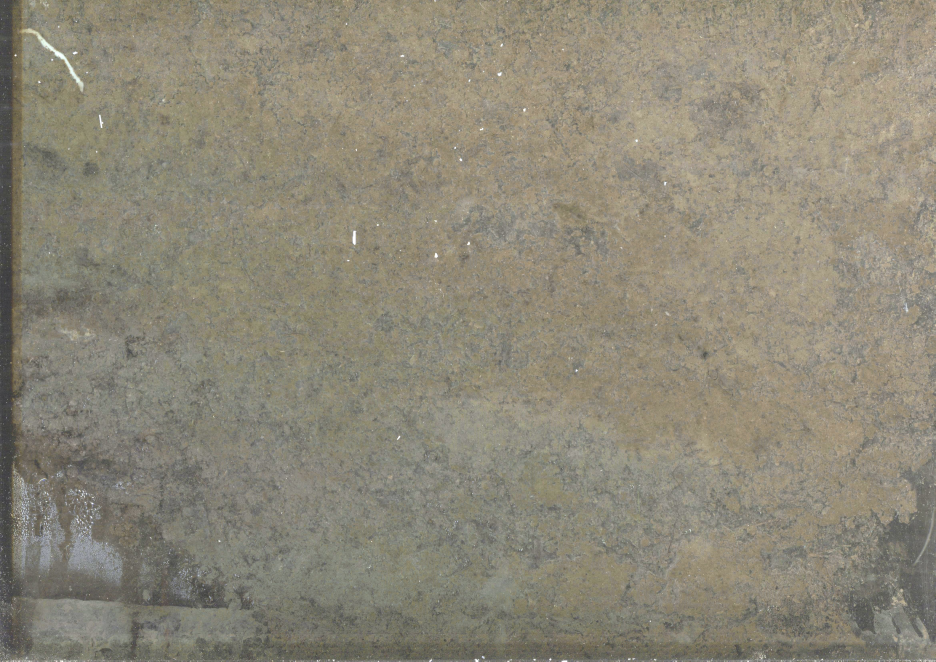
#> input picture sample_images/hydescan1_T001_L001_2018.07.23_033029_006_DYY.jpg, 4676 x 3306 px (shown at 1/5 size); its folder holds only this picture in this run
$ python -i fileWITHfunctions.py   (imports and definitions only)
#> lines starting #> are read from the running program, lines starting #| are printed output that depends on the picture; after the words box and inside, x2 and y2 are one past the last pixel; in counts of white or black regions, pixels touching at a corner belong together
# -*- coding: utf-8 -*-

import cv2
import math
from datetime import datetime, timedelta
import glob
import numpy as np
import pandas as pd

# Final stage, draw root tip circle in original color image
# [422 lines left out: functions color_image, color_image_v2, aux_analysis_1, aux_analysis_2, aux_analysis_3, main_analysis and 12 more, not called in this run]

# open image after segmentation and create binary image
def process_ML_image(filename):
    # Read image as unchanged 1-channel gray image
    im_gray = cv2.imread(filename, cv2.IMREAD_GRAYSCALE)
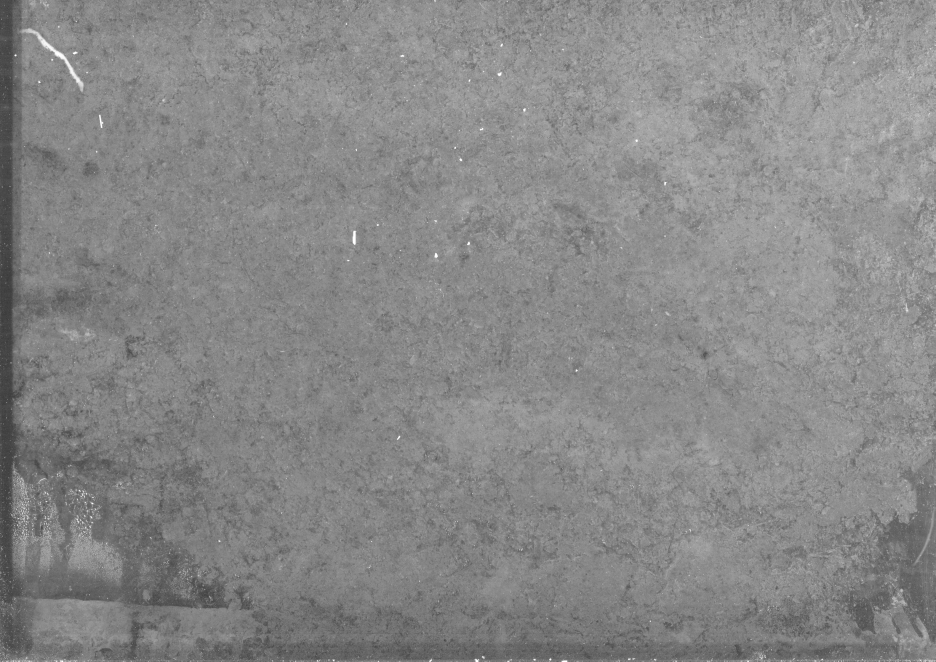
#> im_gray: shape (3306, 4676) (shown at 1/5 size); min 42, max 255, mean 135.9

    # Convert the imager to binary
    ret, im_binary = cv2.threshold(im_gray, 100, 255, cv2.THRESH_BINARY)
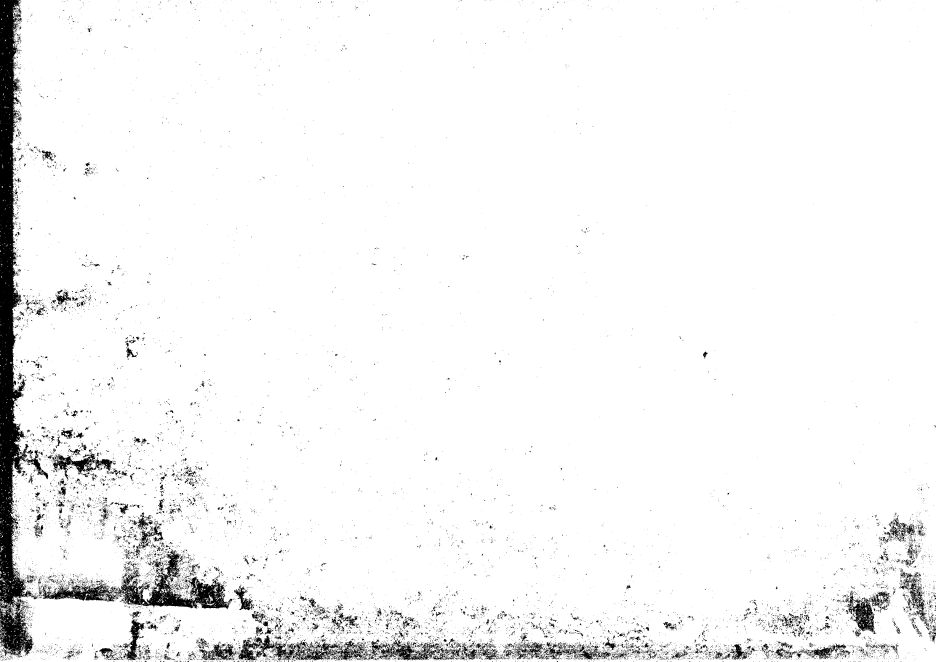
#> im_binary: shape (3306, 4676) (shown at 1/5 size); 95.7% white; 21203 black regions (19317 under 20 px), largest, box (x1, y1, x2, y2) and area: (0, 0, 241, 3290) 250017, (578, 2752, 1162, 3046) 47033, (211, 2917, 590, 3008) 15479

    # Make areas fatter by 1 pixel (join roots where is holes in edges)
    im_binary = cv2.dilate(im_binary, None, iterations=5)
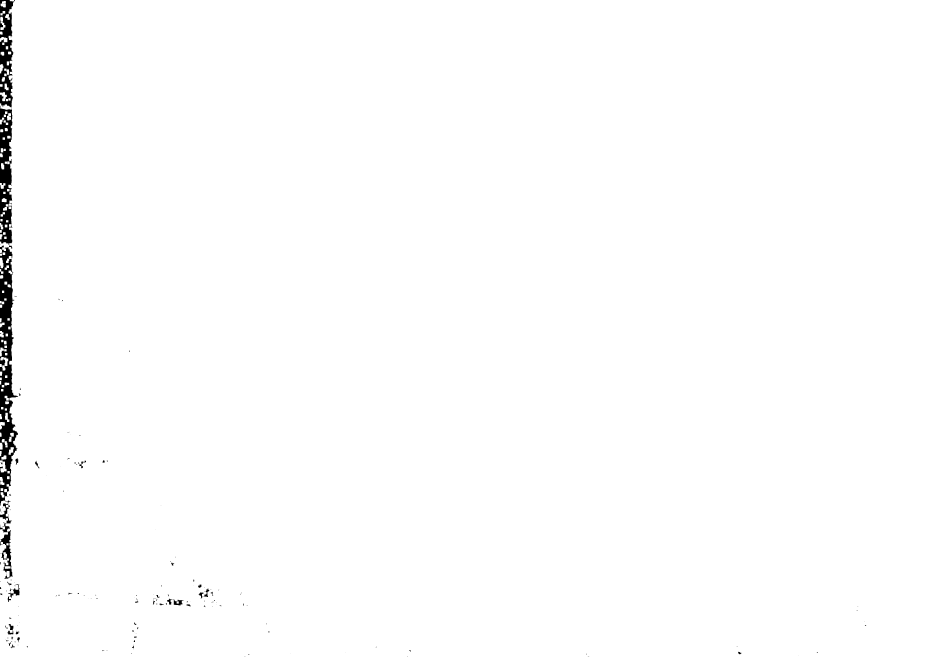
#> im_binary: shape (3306, 4676) (shown at 1/5 size); 99.2% white; 160 black regions (92 under 20 px), largest, box (x1, y1, x2, y2) and area: (0, 1226, 91, 2528) 57138, (0, 529, 62, 1243) 29927, (0, 0, 71, 537) 22621
    im_gray = cv2.dilate(im_gray, None, iterations=5)
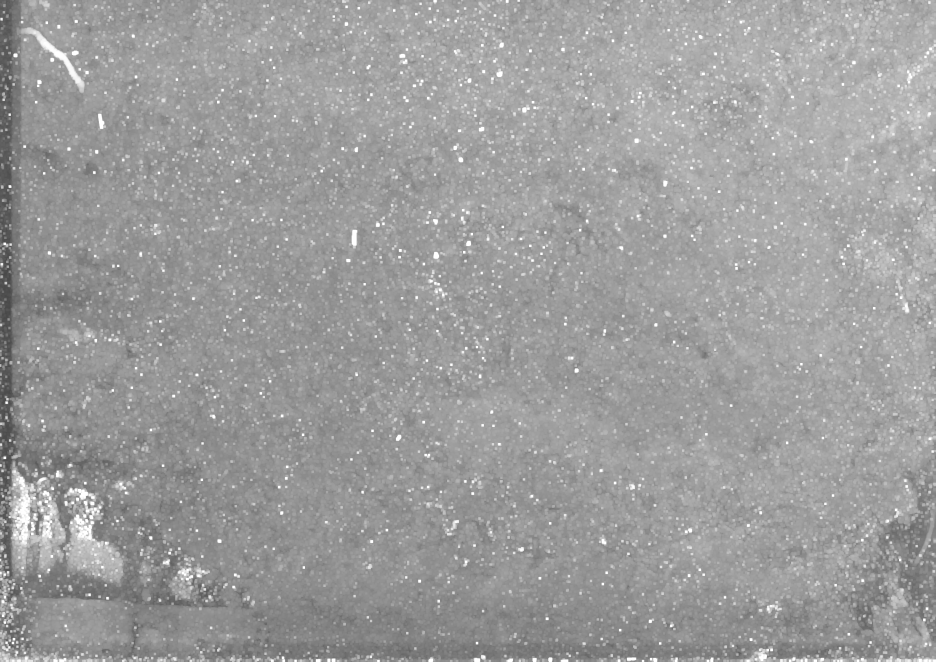
#> im_gray: shape (3306, 4676) (shown at 1/5 size); min 70, max 255, mean 156.5
    return im_binary, im_gray

# Check radius, r_2 should be bigger or equal --> same root tip, otherwise --> different root tip or other error in image
# [15 lines left out: functions check_Radius, check_distance, not called in this run]

# get dataframe coordinates and radius (IMAGE #1)
def extract_data_DF(df):
    return (df[1], df[2])

# get dataframe coordinates and radius from dataframe of combined image
def extract_data_temp_DF(df):
    return (df[5], df[6])

# Compare two dataframe and fill resuld_DF dataframe where are only root tips from combined image that exist in image #1
# [15 lines left out: function compareTips, not called in this run]


>>> result = process_ML_image('../sample_images/hydescan1_T001_L001_2018.07.23_033029_006_DYY.jpg')

$ run again, on sample_images/hydescan1_T001_L001_2019.04.22_033029_116_DYY.jpg
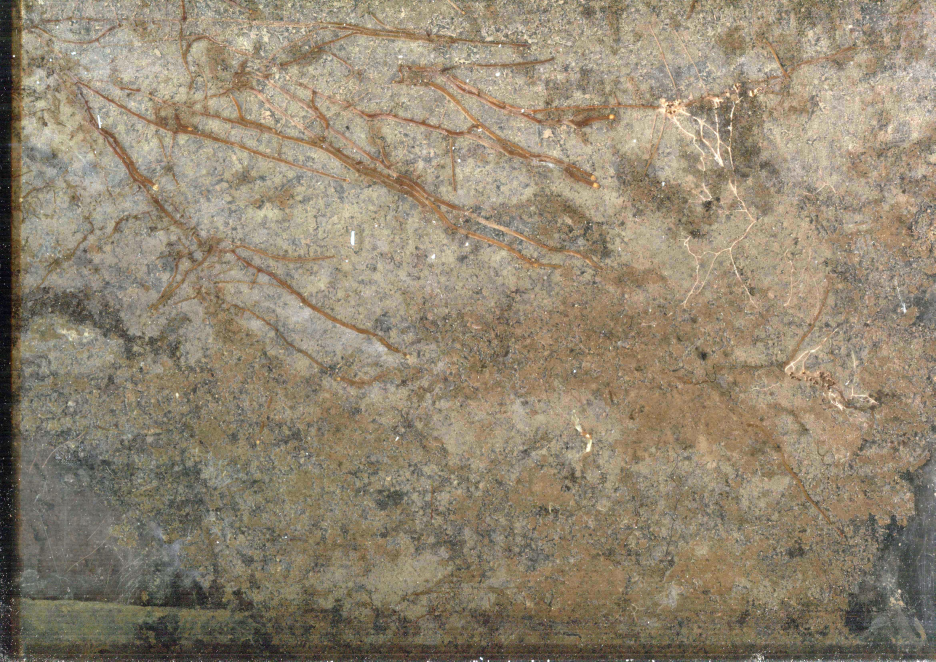
#> input picture sample_images/hydescan1_T001_L001_2019.04.22_033029_116_DYY.jpg, 4676 x 3306 px (shown at 1/5 size)
#> in process_ML_image, `ret, im_binary = cv2.threshold(im_gray, 100, 255, cv2.THRESH_BINARY)`:
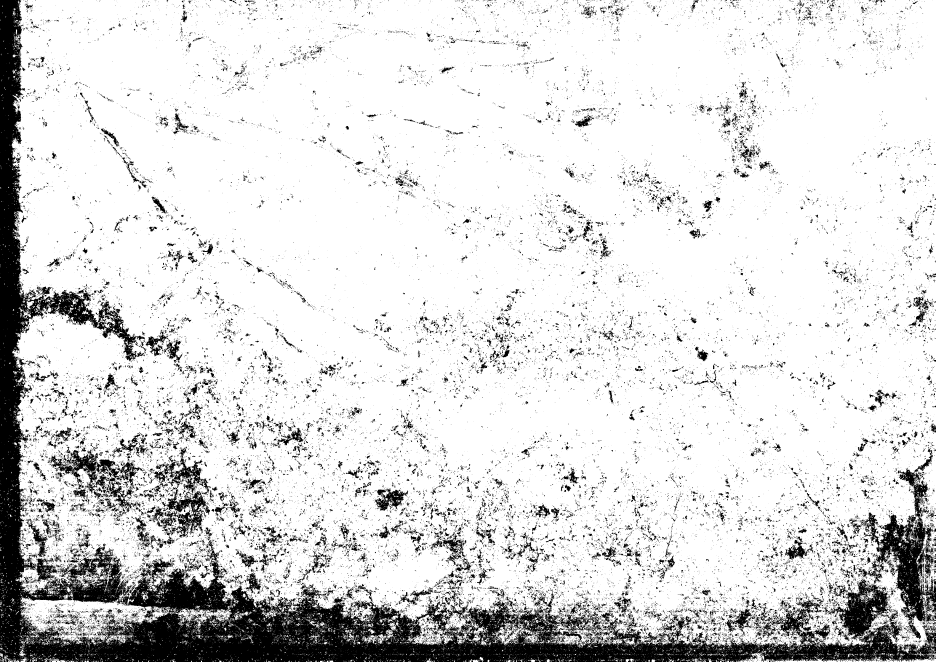
#> im_binary: shape (3306, 4676) (shown at 1/5 size); 85.8% white; 47071 black regions (41145 under 20 px), largest, box (x1, y1, x2, y2) and area: (0, 0, 4676, 3306) 1247418, (4311, 2402, 4676, 3196) 86767, (238, 2247, 723, 2466) 27248
#> in process_ML_image, `im_gray = cv2.dilate(im_gray, None, iterations=5)`:
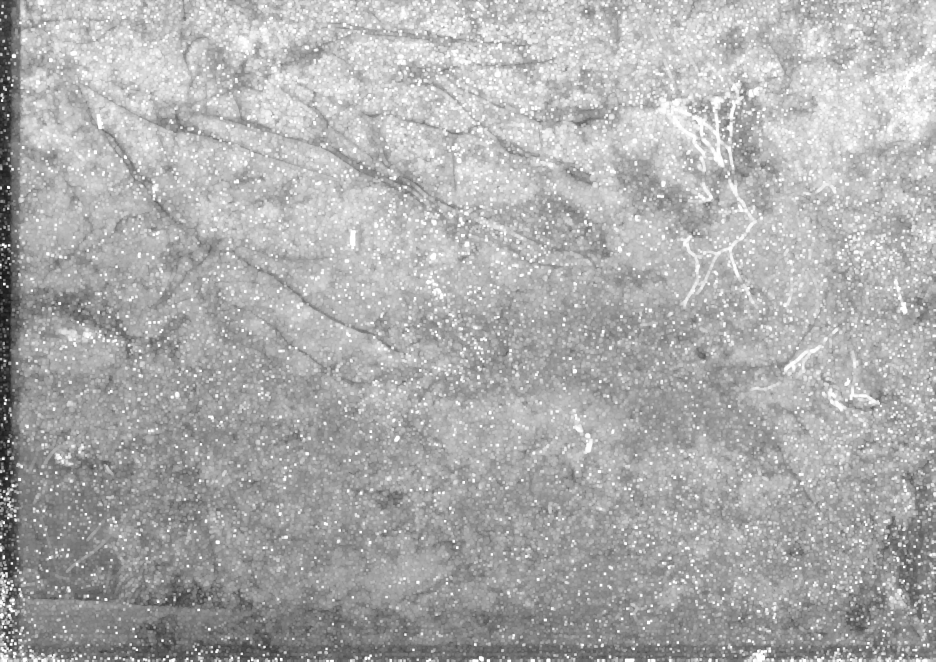
#> im_gray: shape (3306, 4676) (shown at 1/5 size); min 19, max 255, mean 172.5

$ run again, on sample_images/hydescan1_T001_L001_2019.06.30_033029_185_DYY.jpg
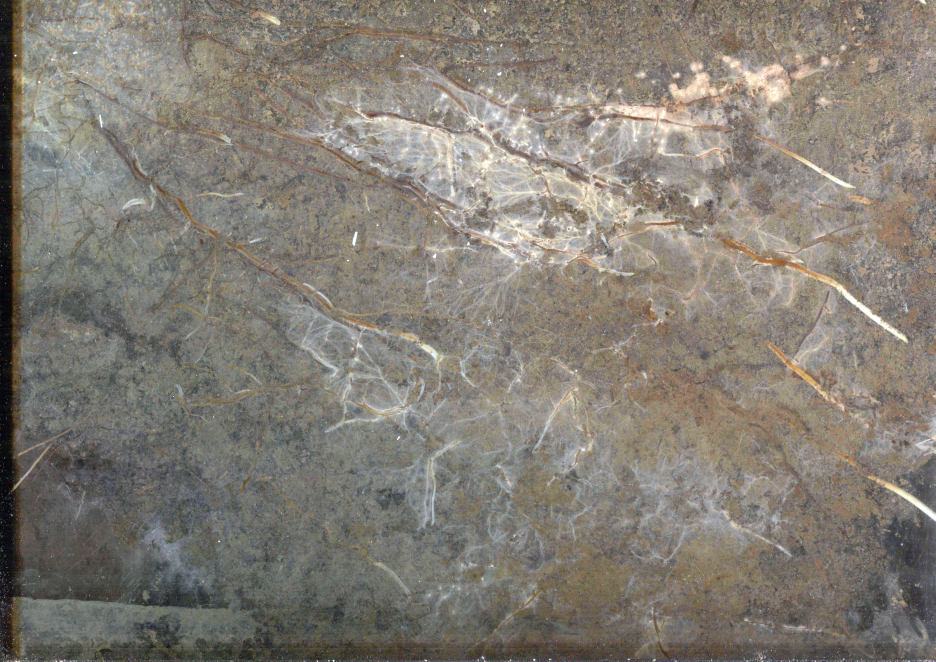
#> input picture sample_images/hydescan1_T001_L001_2019.06.30_033029_185_DYY.jpg, 4676 x 3306 px (shown at 1/5 size)
#> in process_ML_image, `ret, im_binary = cv2.threshold(im_gray, 100, 255, cv2.THRESH_BINARY)`:
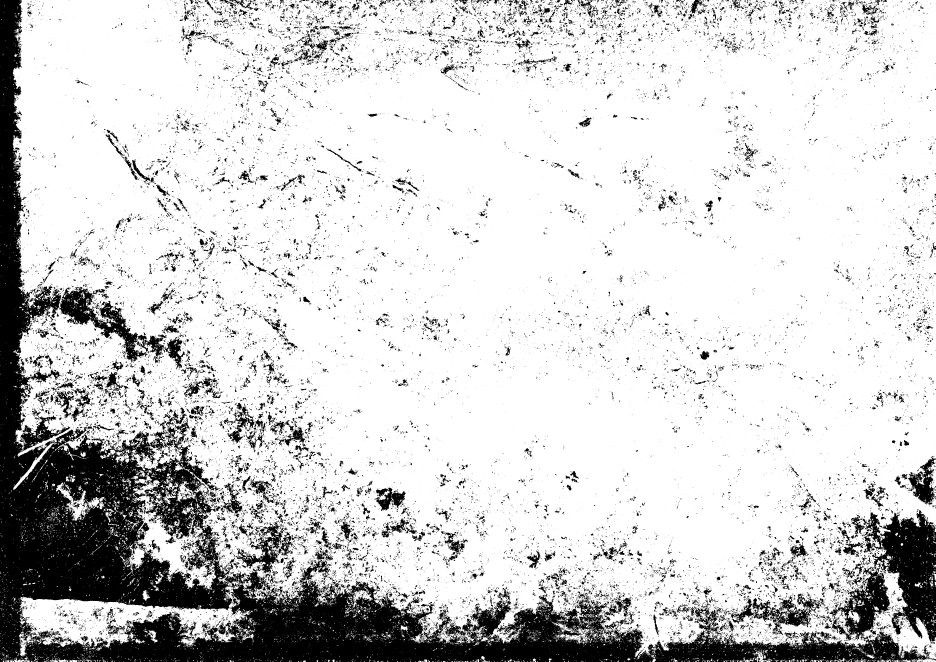
#> im_binary: shape (3306, 4676) (shown at 1/5 size); 82.4% white; 36850 black regions (31431 under 20 px), largest, box (x1, y1, x2, y2) and area: (0, 0, 4654, 3306) 1761923, (4255, 2551, 4676, 3219) 122887, (4145, 2834, 4451, 3204) 40591
#> in process_ML_image, `im_gray = cv2.dilate(im_gray, None, iterations=5)`:
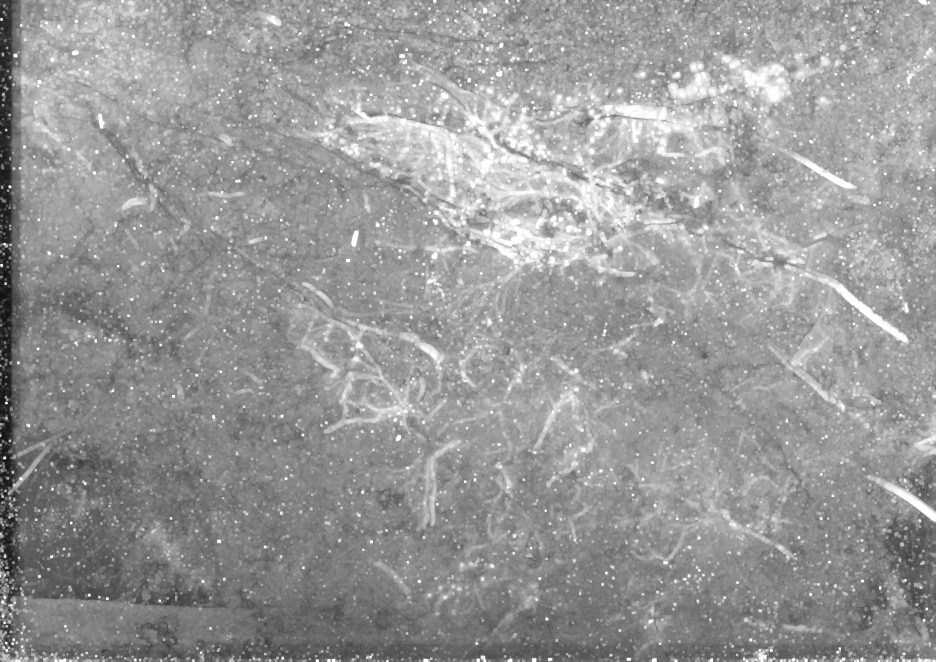
#> im_gray: shape (3306, 4676) (shown at 1/5 size); min 12, max 255, mean 151.9

$ run again, on sample_images/hydescan1_T001_L001_2020.05.02_033029_288_DYY.jpg
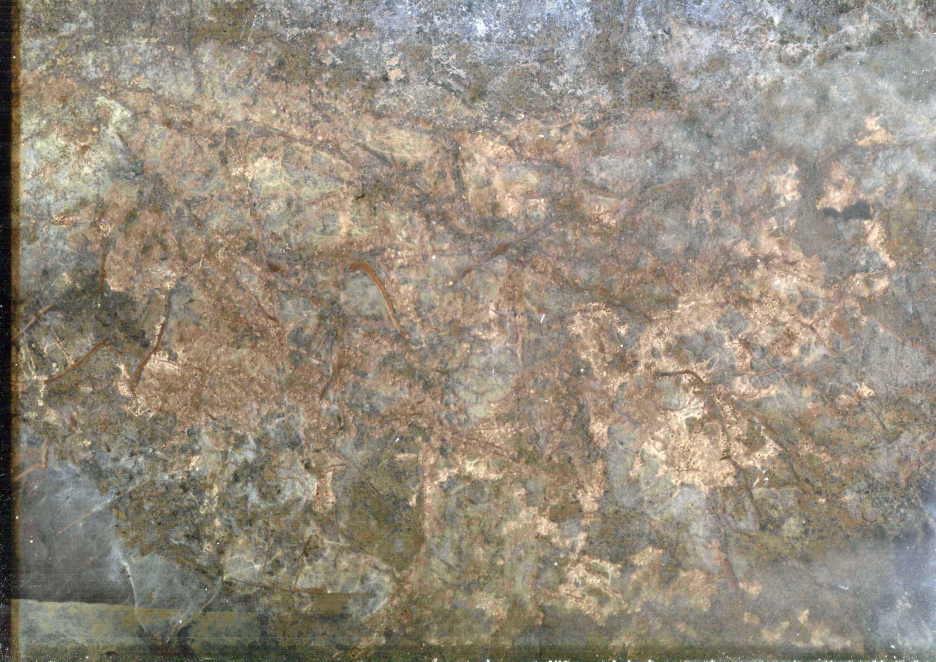
#> input picture sample_images/hydescan1_T001_L001_2020.05.02_033029_288_DYY.jpg, 4676 x 3306 px (shown at 1/5 size)
#> in process_ML_image, `ret, im_binary = cv2.threshold(im_gray, 100, 255, cv2.THRESH_BINARY)`:
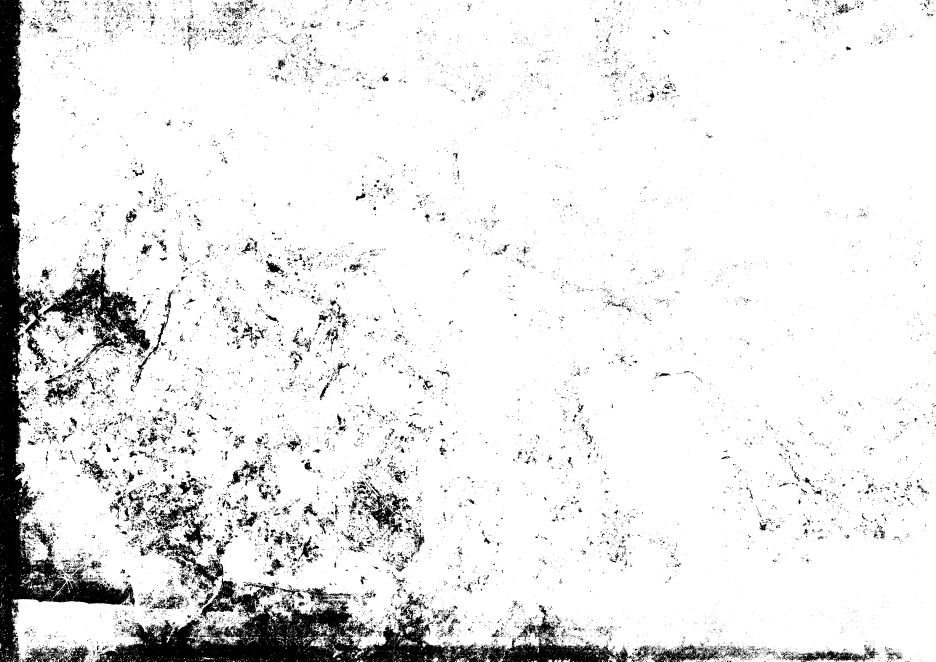
#> im_binary: shape (3306, 4676) (shown at 1/5 size); 90.9% white; 27027 black regions (23682 under 20 px), largest, box (x1, y1, x2, y2) and area: (0, 0, 674, 3306) 404923, (481, 2889, 3160, 3306) 363473, (213, 1320, 752, 1792) 76456
#> in process_ML_image, `im_gray = cv2.dilate(im_gray, None, iterations=5)`:
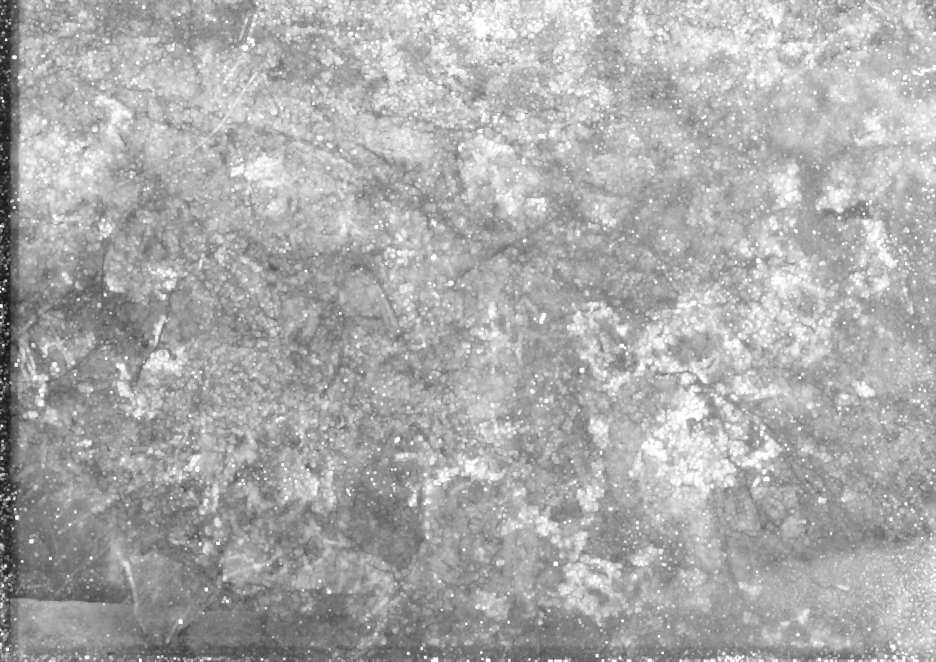
#> im_gray: shape (3306, 4676) (shown at 1/5 size); min 13, max 255, mean 170.7
